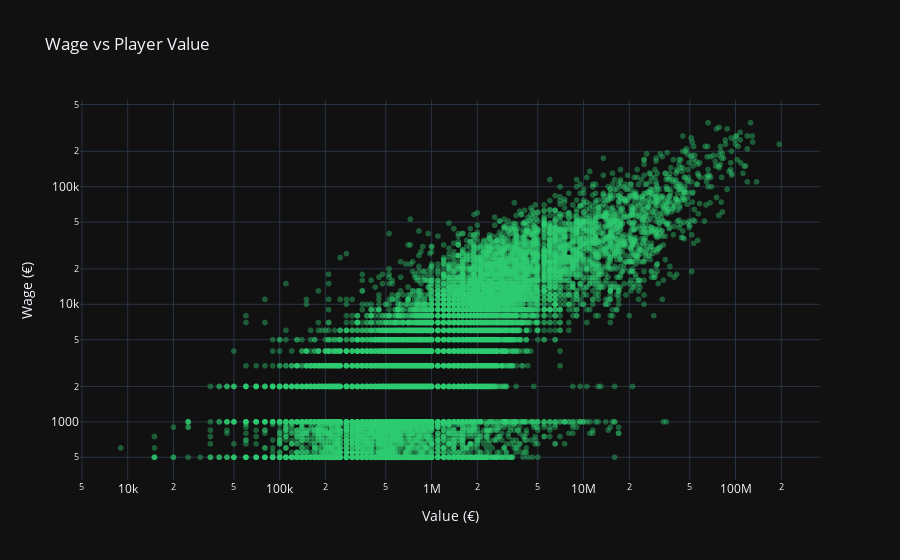

The notebook cell this image was saved under:
### Code cell
# 5. WAGE VS PLAYER VALUE

# Filter players with known data
df_clean = df.dropna(subset=['wage_eur', 'value_eur'])
df_clean = df_clean[(df_clean['wage_eur'] > 0) & (df_clean['value_eur'] > 0)]

fig5 = px.scatter(
    df_clean,
    x='value_eur',
    y='wage_eur',
    title='Wage vs Player Value',
    labels={'value_eur': 'Value (€)', 'wage_eur': 'Wage (€)'},
    log_x=True,
    log_y=True,
    opacity=0.4,
    color_discrete_sequence=['#2ecc71']
)
fig5.show()

### Figure 1 — Plotly figure (JSON) as saved in the notebook; plotly's stock layout.template omitted (floating-point values rounded to 4 significant figures; data arrays with more than 128 entries replaced by an {"elided": "..."} marker saying what was removed)
{"data": [{"hovertemplate": "Value (€)=%{x}<br>Wage (€)=%{y}<extra></extra>", "legendgroup": "", "marker": {"color": "#2ecc71", "opacity": 0.4, "symbol": "circle"}, "mode": "markers", "name": "", "showlegend": false, "x": {"elided": "19165 float values"}, "xaxis": "x", "y": {"elided": "19165 float values"}, "yaxis": "y", "type": "scattergl"}], "layout": {"xaxis": {"anchor": "y", "domain": [0.0, 1.0], "title": {"text": "Value (€)"}, "type": "log"}, "yaxis": {"anchor": "x", "domain": [0.0, 1.0], "title": {"text": "Wage (€)"}, "type": "log"}, "legend": {"tracegroupgap": 0}, "title": {"text": "Wage vs Player Value"}}}
